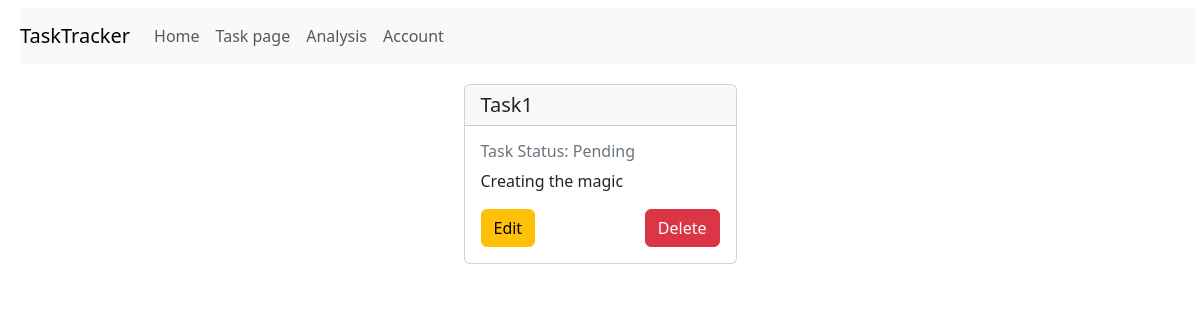
The page /details/1 on the database its author committed.
### tasks/models.py (models this page shows, shortened)
class Task(models.Model):
    status_choices=[
        ('Pending','Pending'),
        ('Closed','Closed')
    ]
    name = models.CharField(max_length=10)
    description=models.TextField(max_length=300)
    created_at =models.DateTimeField(auto_now_add=True)
    task_status=models.CharField(
        choices=status_choices,
        default='Pending'
    )

### tasks/views.py (the view)
# urls.py: path('details/<int:taskID>', views.detailpage, name="detailpage"),
def detailpage(request, taskID):
    taskDetails= Task.objects.get(pk=taskID)
    context={
        "taskDetails":taskDetails
    }
    return render(request, 'tasks/detail.html', context)

### tasks/templates/tasks/detail.html
{% extends "tasks/base.html"%}
{% block content%}
<div class="row justify-content-center">
        <div class="col-md-3 p-2">
      <div class="card">
        <h5 class="card-header">{{taskDetails.name}}</h5>
        <div class="card-body">
          <h6 class="card-title text-secondary">Task Status: {{taskDetails.task_status}}</h6>
          <p class="card-text">
            {{ taskDetails.description }}
          </p>
      <div class="d-flex justify-content-between">
        <a href="#" class="btn btn-warning">Edit</a>
        <a href="#" class="btn btn-danger">Delete</a>
      </div>
        </div>
      </div>
    </div>
</div>
{% endblock %}

### rows shown on the page
Task: name "Task1", task_status "Pending", description "Creating the magic"
